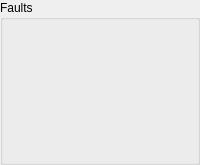
      <widget class="QGroupBox" name="groupBox">
       <property name="title">
        <string>Faults</string>
       </property>
       <layout class="QGridLayout" name="gridLayout_2">
        <item row="11" column="0">
         <widget class="Led" name="led_21">
          <property name="signal_path" stdset="0">
           <string>ParameterQuery;StatusFaults;LossOfAC</string>
          </property>
          <property name="on_color" stdset="0">
           <color>
            <red>192</red>
            <green>32</green>
            <blue>32</blue>
           </color>
          </property>
         </widget>
        </item>
        <item row="10" column="1">
         <widget class="Led" name="led_23">
          <property name="signal_path" stdset="0">
           <string>ParameterQuery;StatusFaults;InvalidEESection</string>
          </property>
          <property name="on_color" stdset="0">
           <color>
            <red>192</red>
            <green>32</green>
            <blue>32</blue>
           </color>
          </property>
         </widget>
        </item>
        <item row="17" column="1">
         <widget class="Led" name="led_10">
          <property name="signal_path" stdset="0">
           <string>ParameterQuery;StatusFaults2;LowCoolingFlow</string>
          </property>
          <property name="on_color" stdset="0">
           <color>
            <red>192</red>
            <green>32</green>
            <blue>32</blue>
           </color>
          </property>
         </widget>
        </item>
        <item row="15" column="0">
         <widget class="Led" name="led_36">
          <property name="signal_path" stdset="0">
           <string>ParameterQuery;StatusFaults;EStopShutdown</string>
          </property>
          <property name="on_color" stdset="0">
           <color>
            <red>192</red>
            <green>32</green>
            <blue>32</blue>
           </color>
          </property>
         </widget>
        </item>
        <item row="3" column="0">
         <widget class="Led" name="led_31">
          <property name="signal_path" stdset="0">
           <string>ParameterQuery;StatusFaults;BridgeAVoltageOk</string>
          </property>
          <property name="on_color" stdset="0">
           <color>
            <red>192</red>
            <green>32</green>
            <blue>32</blue>
           </color>
          </property>
         </widget>
        </item>
        <item row="9" column="0">
         <widget class="Led" name="led_35">
          <property name="signal_path" stdset="0">
           <string>ParameterQuery;StatusFaults2;OvertempPowerDevice</string>
          </property>
          <property name="on_color" stdset="0">
           <color>
            <red>192</red>
            <green>32</green>
            <blue>32</blue>
           </color>
          </property>
         </widget>
        </item>
        <item row="4" column="1">
         <widget class="Epc" name="epc_8">
          <property name="signal_path" stdset="0">
           <string>ParameterQuery;StatusFaults;BridgeBFault</string>
          </property>
          <property name="label_visible" stdset="0">
           <bool>false</bool>
          </property>
         </widget>
        </item>
        <item row="14" column="1">
         <widget class="Led" name="led_5">
          <property name="signal_path" stdset="0">
           <string>ParameterQuery;StatusFaults;PWMISR</string>
          </property>
          <property name="on_color" stdset="0">
           <color>
            <red>192</red>
            <green>32</green>
            <blue>32</blue>
           </color>
          </property>
         </widget>
        </item>
        <item row="11" column="1">
         <widget class="Led" name="led_33">
          <property name="signal_path" stdset="0">
           <string>ParameterQuery;StatusFaults;ControlHw</string>
          </property>
          <property name="on_color" stdset="0">
           <color>
            <red>192</red>
            <green>32</green>
            <blue>32</blue>
           </color>
          </property>
         </widget>
        </item>
        <item row="8" column="0">
         <widget class="Led" name="led_24">
          <property name="signal_path" stdset="0">
           <string>ParameterQuery;StatusFaults2;UndervoltageDC</string>
          </property>
          <property name="on_color" stdset="0">
           <color>
            <red>192</red>
            <green>32</green>
            <blue>32</blue>
           </color>
          </property>
         </widget>
        </item>
        <item row="7" column="0">
         <widget class="Led" name="led_30">
          <property name="signal_path" stdset="0">
           <string>ParameterQuery;StatusFaults2;OvervoltageDC</string>
          </property>
          <property name="on_color" stdset="0">
           <color>
            <red>192</red>
            <green>32</green>
            <blue>32</blue>
           </color>
          </property>
         </widget>
        </item>
        <item row="7" column="1">
         <widget class="Led" name="led_20">
          <property name="signal_path" stdset="0">
           <string>ParameterQuery;StatusFaults;LossValidControlMessage</string>
          </property>
          <property name="on_color" stdset="0">
           <color>
            <red>192</red>
            <green>32</green>
            <blue>32</blue>
           </color>
          </property>
         </widget>
        </item>
        <item row="8" column="1">
         <widget class="Led" name="led_38">
          <property name="signal_path" stdset="0">
           <string>ParameterQuery;StatusFaults;IllegalTransition</string>
          </property>
          <property name="on_color" stdset="0">
           <color>
            <red>192</red>
            <green>32</green>
            <blue>32</blue>
           </color>
          </property>
         </widget>
        </item>
        <item row="5" column="1">
         <widget class="Led" name="led_44">
          <property name="signal_path" stdset="0">
           <string>StatusBits;MessageValidModeControl</string>
          </property>
          <property name="label_override" stdset="0">
           <string/>
          </property>
          <property name="label_visible" stdset="0">
           <bool>true</bool>
          </property>
         </widget>
        </item>
        <item row="16" column="1">
         <widget class="Led" name="led_9">
          <property name="signal_path" stdset="0">
           <string>ParameterQuery;StatusFaults2;FanCircuit</string>
          </property>
          <property name="on_color" stdset="0">
           <color>
            <red>192</red>
            <green>32</green>
            <blue>32</blue>
           </color>
          </property>
         </widget>
        </item>
        <item row="15" column="1">
         <widget class="Led" name="led_6">
          <property name="signal_path" stdset="0">
           <string>ParameterQuery;StatusFaults;dIdt</string>
          </property>
          <property name="on_color" stdset="0">
           <color>
            <red>192</red>
            <green>32</green>
            <blue>32</blue>
           </color>
          </property>
         </widget>
        </item>
        <item row="4" column="0">
         <widget class="Led" name="led_32">
          <property name="signal_path" stdset="0">
           <string>ParameterQuery;StatusFaults;BridgeBVoltageOk</string>
          </property>
          <property name="on_color" stdset="0">
           <color>
            <red>192</red>
            <green>32</green>
            <blue>32</blue>
           </color>
          </property>
         </widget>
        </item>
        <item row="3" column="1">
         <widget class="Epc" name="epc_9">
          <property name="signal_path" stdset="0">
           <string>ParameterQuery;StatusFaults;BridgeAFault</string>
          </property>
          <property name="label_visible" stdset="0">
           <bool>false</bool>
          </property>
         </widget>
        </item>
        <item row="12" column="0">
         <widget class="Led" name="led_28">
          <property name="signal_path" stdset="0">
           <string>ParameterQuery;StatusFaults;FilterOvertemp</string>
          </property>
          <property name="on_color" stdset="0">
           <color>
            <red>192</red>
            <green>32</green>
            <blue>32</blue>
           </color>
          </property>
         </widget>
        </item>
        <item row="13" column="0">
         <widget class="Led" name="led_41">
          <property name="signal_path" stdset="0">
           <string>ParameterQuery;StatusFaults;CoolingSystem</string>
          </property>
          <property name="on_color" stdset="0">
           <color>
            <red>192</red>
            <green>32</green>
            <blue>32</blue>
           </color>
          </property>
         </widget>
        </item>
        <item row="14" column="0">
         <widget class="Led" name="led_45">
          <property name="signal_path" stdset="0">
           <string>ParameterQuery;StatusFaults;OverloadAC</string>
          </property>
          <property name="on_color" stdset="0">
           <color>
            <red>192</red>
            <green>32</green>
            <blue>32</blue>
           </color>
          </property>
         </widget>
        </item>
        <item row="6" column="0">
         <widget class="Led" name="led_34">
          <property name="signal_path" stdset="0">
           <string>ParameterQuery;StatusFaults2;OvercurrentDC</string>
          </property>
          <property name="label_override" stdset="0">
           <string/>
          </property>
          <property name="label_visible" stdset="0">
           <bool>true</bool>
          </property>
         </widget>
        </item>
        <item row="6" column="1">
         <widget class="Led" name="led_43">
          <property name="signal_path" stdset="0">
           <string>StatusBits;MessageValidPowerCMD</string>
          </property>
          <property name="label_override" stdset="0">
           <string/>
          </property>
          <property name="label_visible" stdset="0">
           <bool>true</bool>
          </property>
         </widget>
        </item>
        <item row="5" column="0">
         <widget class="Led" name="led_27">
          <property name="signal_path" stdset="0">
           <string>ParameterQuery;StatusFaults2;OvercurrentAC</string>
          </property>
          <property name="on_color" stdset="0">
           <color>
            <red>192</red>
            <green>32</green>
            <blue>32</blue>
           </color>
          </property>
         </widget>
        </item>
        <item row="19" column="0">
         <widget class="Led" name="led_14">
          <property name="signal_path" stdset="0">
           <string>ParameterQuery;StatusFaults;Overrun1ms</string>
          </property>
          <property name="on_color" stdset="0">
           <color>
            <red>192</red>
            <green>32</green>
            <blue>32</blue>
           </color>
          </property>
         </widget>
        </item>
        <item row="18" column="1">
         <widget class="Led" name="led_12">
          <property name="signal_path" stdset="0">
           <string>ParameterQuery;StatusFaults;InsufficientHeap</string>
          </property>
          <property name="on_color" stdset="0">
           <color>
            <red>192</red>
            <green>32</green>
            <blue>32</blue>
           </color>
          </property>
         </widget>
        </item>
        <item row="18" column="0">
         <widget class="Led" name="led_11">
          <property name="signal_path" stdset="0">
           <string>ParameterQuery;StatusFaults;TaskInit</string>
          </property>
          <property name="on_color" stdset="0">
           <color>
            <red>192</red>
            <green>32</green>
            <blue>32</blue>
           </color>
          </property>
         </widget>
        </item>
        <item row="20" column="0">
         <widget class="Led" name="led_16">
          <property name="signal_path" stdset="0">
           <string>ParameterQuery;StatusFaults2;PORTimeout</string>
          </property>
          <property name="on_color" stdset="0">
           <color>
            <red>192</red>
            <green>32</green>
            <blue>32</blue>
           </color>
          </property>
         </widget>
        </item>
        <item row="9" column="1">
         <widget class="Led" name="led_37">
          <property name="signal_path" stdset="0">
           <string>ParameterQuery;StatusFaults;InvalidEEHeader</string>
          </property>
          <property name="on_color" stdset="0">
           <color>
            <red>192</red>
            <green>32</green>
            <blue>32</blue>
           </color>
          </property>
         </widget>
        </item>
        <item row="12" column="1">
         <widget class="Led" name="led_3">
          <property name="signal_path" stdset="0">
           <string>ParameterQuery;StatusFaults;BackgroundTask</string>
          </property>
          <property name="on_color" stdset="0">
           <color>
            <red>192</red>
            <green>32</green>
            <blue>32</blue>
           </color>
          </property>
         </widget>
        </item>
        <item row="19" column="1">
         <widget class="Led" name="led_13">
          <property name="signal_path" stdset="0">
           <string>ParameterQuery;StatusFaults;EEUninitialized</string>
          </property>
          <property name="on_color" stdset="0">
           <color>
            <red>192</red>
            <green>32</green>
            <blue>32</blue>
           </color>
          </property>
         </widget>
        </item>
        <item row="10" column="0">
         <widget class="Led" name="led_29">
          <property name="signal_path" stdset="0">
           <string>ParameterQuery;StatusFaults2;OvertempInternal</string>
          </property>
          <property name="on_color" stdset="0">
           <color>
            <red>192</red>
            <green>32</green>
            <blue>32</blue>
           </color>
          </property>
         </widget>
        </item>
        <item row="20" column="1">
         <widget class="Led" name="led_15">
          <property name="signal_path" stdset="0">
           <string>ParameterQuery;StatusFaults;Overrun10ms</string>
          </property>
          <property name="on_color" stdset="0">
           <color>
            <red>192</red>
            <green>32</green>
            <blue>32</blue>
           </color>
          </property>
         </widget>
        </item>
        <item row="13" column="1">
         <widget class="Led" name="led_4">
          <property name="signal_path" stdset="0">
           <string>ParameterQuery;StatusFaults;Stack</string>
          </property>
          <property name="on_color" stdset="0">
           <color>
            <red>192</red>
            <green>32</green>
            <blue>32</blue>
           </color>
          </property>
         </widget>
        </item>
        <item row="23" column="0">
         <widget class="Led" name="led_25">
          <property name="signal_path" stdset="0">
           <string>ParameterQuery;StatusFaults2;GeneralFault</string>
          </property>
          <property name="on_color" stdset="0">
           <color>
            <red>192</red>
            <green>32</green>
            <blue>32</blue>
           </color>
          </property>
          <property name="relative_height" stdset="0">
           <double>1.000000000000000</double>
          </property>
         </widget>
        </item>
        <item row="16" column="0">
         <widget class="Led" name="led_7">
          <property name="signal_path" stdset="0">
           <string>ParameterQuery;StatusFaults;CtlBrdVoltage</string>
          </property>
          <property name="on_color" stdset="0">
           <color>
            <red>192</red>
            <green>32</green>
            <blue>32</blue>
           </color>
          </property>
         </widget>
        </item>
        <item row="23" column="1">
         <layout class="QHBoxLayout" name="horizontalLayout_5">
          <item>
           <widget class="Led" name="led_47">
            <property name="signal_path" stdset="0">
             <string>StatusBits;FaultClr_echo</string>
            </property>
            <property name="label_override" stdset="0">
             <string>Fault Clear Response</string>
            </property>
            <property name="label_visible" stdset="0">
             <bool>false</bool>
            </property>
           </widget>
          </item>
          <item>
           <widget class="Button" name="button_2">
            <property name="sizePolicy">
             <sizepolicy hsizetype="MinimumExpanding" vsizetype="Preferred">
              <horstretch>0</horstretch>
              <verstretch>0</verstretch>
             </sizepolicy>
            </property>
            <property name="signal_path" stdset="0">
             <string>ProcessToInverter;CommandModeControl;FaultClear</string>
            </property>
            <property name="label_visible" stdset="0">
             <bool>false</bool>
            </property>
            <property name="tx" stdset="0">
             <bool>true</bool>
            </property>
           </widget>
          </item>
         </layout>
        </item>
        <item row="17" column="0">
         <widget class="Led" name="led_8">
          <property name="signal_path" stdset="0">
           <string>ParameterQuery;StatusFaults;IlegImbalance</string>
          </property>
          <property name="on_color" stdset="0">
           <color>
            <red>192</red>
            <green>32</green>
            <blue>32</blue>
           </color>
          </property>
         </widget>
        </item>
        <item row="21" column="1">
         <widget class="Led" name="led_18">
          <property name="signal_path" stdset="0">
           <string>ParameterQuery;StatusFaults;Watchdog</string>
          </property>
          <property name="on_color" stdset="0">
           <color>
            <red>192</red>
            <green>32</green>
            <blue>32</blue>
           </color>
          </property>
         </widget>
        </item>
        <item row="21" column="0">
         <widget class="Led" name="led_19">
          <property name="signal_path" stdset="0">
           <string>ParameterQuery;StatusFaults;Software</string>
          </property>
          <property name="on_color" stdset="0">
           <color>
            <red>192</red>
            <green>32</green>
            <blue>32</blue>
           </color>
          </property>
         </widget>
        </item>
        <item row="22" column="0">
         <widget class="Led" name="led_22">
          <property name="signal_path" stdset="0">
           <string>ParameterQuery;StatusFaults;SPI</string>
          </property>
          <property name="on_color" stdset="0">
           <color>
            <red>192</red>
            <green>32</green>
            <blue>32</blue>
           </color>
          </property>
         </widget>
        </item>
        <item row="22" column="1">
         <widget class="Led" name="led_26">
          <property name="signal_path" stdset="0">
           <string>ParameterQuery;StatusFaults;EeTimeout</string>
          </property>
          <property name="on_color" stdset="0">
           <color>
            <red>192</red>
            <green>32</green>
            <blue>32</blue>
           </color>
          </property>
         </widget>
        </item>
       </layout>
      </widget>
